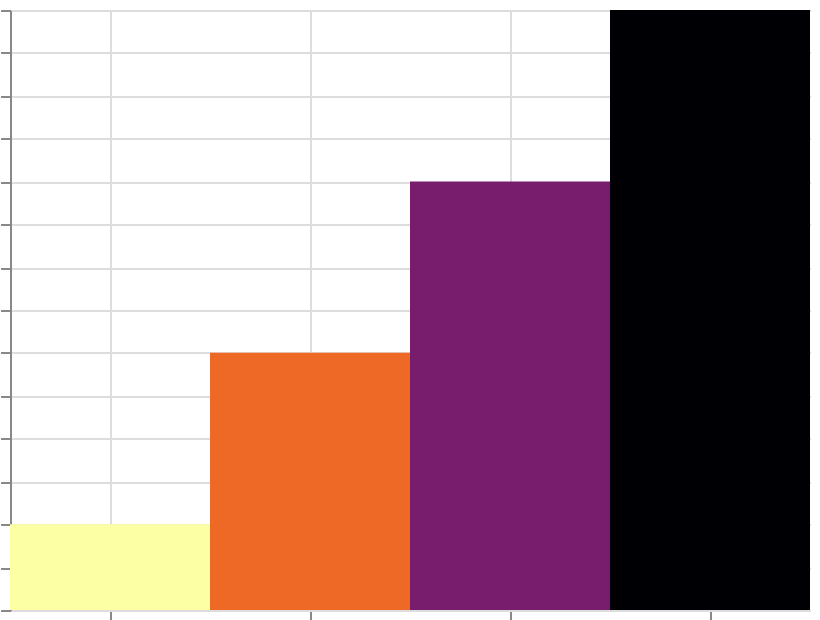

The Vega-Lite source for this figure:
### Vega specification from a JSON file in a GitHub repository (floating-point values rounded to 4 significant figures)
{"$schema": "https://vega.github.io/schema/vega/v6.json", "width": 400, "height": 300, "padding": 5, "autosize": "none", "data": [{"name": "table", "values": [{"cat": "A", "val": 10}, {"cat": "B", "val": 30}, {"cat": "C", "val": 50}, {"cat": "D", "val": 70}]}], "scales": [{"name": "x", "type": "band", "domain": {"data": "table", "field": "cat", "sort": true}, "range": "width"}, {"name": "y", "type": "linear", "domain": {"data": "table", "field": "val"}, "range": [{"signal": "height"}, 0], "zero": true, "nice": true}, {"name": "color", "type": "linear", "domain": {"data": "table", "field": "val"}, "reverse": true, "range": {"scheme": "inferno"}}], "marks": [{"type": "rect", "from": {"data": "table"}, "encode": {"update": {"x": {"scale": "x", "field": "cat"}, "width": {"scale": "x", "band": 1}, "y": {"scale": "y", "field": "val"}, "y2": {"scale": "y", "value": 0}, "fill": {"scale": "color", "field": "val"}}}}], "axes": [{"scale": "x", "orient": "bottom", "grid": true, "labels": false}, {"scale": "y", "orient": "left", "grid": true, "labels": false}], "legends": [{"fill": "color"}]}
